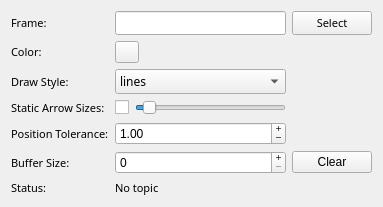
<?xml version="1.0" encoding="UTF-8"?>
<ui version="4.0">
 <class>tf_frame_config</class>
 <widget class="QWidget" name="tf_frame_config">
  <property name="geometry">
   <rect>
    <x>0</x>
    <y>0</y>
    <width>383</width>
    <height>197</height>
   </rect>
  </property>
  <property name="windowTitle">
   <string>Form</string>
  </property>
  <property name="styleSheet">
   <string notr="true"/>
  </property>
  <layout class="QGridLayout" name="gridLayout">
   <item row="1" column="0">
    <widget class="QLabel" name="label_3">
     <property name="font">
      <font>
       <family>Sans Serif</family>
       <pointsize>8</pointsize>
      </font>
     </property>
     <property name="text">
      <string>Color:</string>
     </property>
    </widget>
   </item>
   <item row="4" column="1">
    <widget class="QDoubleSpinBox" name="positiontolerance">
     <property name="sizePolicy">
      <sizepolicy hsizetype="Preferred" vsizetype="Fixed">
       <horstretch>0</horstretch>
       <verstretch>0</verstretch>
      </sizepolicy>
     </property>
     <property name="buttonSymbols">
      <enum>QAbstractSpinBox::PlusMinus</enum>
     </property>
     <property name="suffix">
      <string/>
     </property>
     <property name="value">
      <double>1.000000000000000</double>
     </property>
    </widget>
   </item>
   <item row="0" column="0">
    <widget class="QLabel" name="label">
     <property name="font">
      <font>
       <family>Sans Serif</family>
       <pointsize>8</pointsize>
      </font>
     </property>
     <property name="text">
      <string>Frame:</string>
     </property>
    </widget>
   </item>
   <item row="2" column="1">
    <widget class="QComboBox" name="drawstyle">
     <property name="maximumSize">
      <size>
       <width>16777215</width>
       <height>25</height>
      </size>
     </property>
     <property name="font">
      <font>
       <family>Sans Serif</family>
       <pointsize>9</pointsize>
      </font>
     </property>
     <item>
      <property name="text">
       <string>lines</string>
      </property>
     </item>
     <item>
      <property name="text">
       <string>points</string>
      </property>
     </item>
     <item>
      <property name="text">
       <string>arrows</string>
      </property>
     </item>
    </widget>
   </item>
   <item row="0" column="2">
    <widget class="QPushButton" name="selectframe">
        <property name="sizePolicy">
         <sizepolicy hsizetype="Fixed" vsizetype="Fixed">
          <horstretch>0</horstretch>
          <verstretch>0</verstretch>
         </sizepolicy>
        </property>
     <property name="font">
      <font>
       <family>Sans Serif</family>
       <pointsize>8</pointsize>
      </font>
     </property>
     <property name="styleSheet">
      <string notr="true"/>
     </property>
     <property name="text">
      <string>Select</string>
     </property>
    </widget>
   </item>
   <item row="1" column="1">
    <widget class="mapviz::ColorButton" name="color">
     <property name="maximumSize">
      <size>
       <width>24</width>
       <height>24</height>
      </size>
     </property>
     <property name="autoFillBackground">
      <bool>false</bool>
     </property>
     <property name="styleSheet">
      <string notr="true"/>
     </property>
     <property name="text">
      <string/>
     </property>
    </widget>
   </item>
   <item row="5" column="2">
    <widget class="QPushButton" name="buttonResetBuffer">
        <property name="sizePolicy">
         <sizepolicy hsizetype="Fixed" vsizetype="Fixed">
          <horstretch>0</horstretch>
          <verstretch>0</verstretch>
         </sizepolicy>
        </property>
     <property name="text">
      <string>Clear</string>
     </property>
    </widget>
   </item>
   <item row="6" column="0">
    <widget class="QLabel" name="label_2">
     <property name="font">
      <font>
       <family>Sans Serif</family>
       <pointsize>8</pointsize>
      </font>
     </property>
     <property name="text">
      <string>Status:</string>
     </property>
    </widget>
   </item>
   <item row="5" column="0">
    <widget class="QLabel" name="label_6">
     <property name="font">
      <font>
       <family>Sans Serif</family>
       <pointsize>8</pointsize>
      </font>
     </property>
     <property name="text">
      <string>Buffer Size:</string>
     </property>
    </widget>
   </item>
   <item row="5" column="1">
    <widget class="QSpinBox" name="buffersize">
     <property name="buttonSymbols">
      <enum>QAbstractSpinBox::PlusMinus</enum>
     </property>
     <property name="maximum">
      <number>99999999</number>
     </property>
    </widget>
   </item>
   <item row="4" column="0">
    <widget class="QLabel" name="label_4">
     <property name="font">
      <font>
       <family>Sans Serif</family>
       <pointsize>8</pointsize>
      </font>
     </property>
     <property name="text">
      <string>Position Tolerance:</string>
     </property>
    </widget>
   </item>
   <item row="6" column="1">
    <widget class="QLabel" name="status">
     <property name="font">
      <font>
       <family>Sans Serif</family>
       <pointsize>8</pointsize>
      </font>
     </property>
     <property name="styleSheet">
      <string notr="true"/>
     </property>
     <property name="text">
      <string>No topic</string>
     </property>
     <property name="wordWrap">
      <bool>true</bool>
     </property>
    </widget>
   </item>
   <item row="3" column="1">
    <layout class="QHBoxLayout" name="horizontalLayout">
     <item>
      <widget class="QCheckBox" name="static_arrow_sizes">
       <property name="text">
        <string/>
       </property>
      </widget>
     </item>
     <item>
      <widget class="QSlider" name="arrow_size">
       <property name="minimum">
        <number>1</number>
       </property>
       <property name="maximum">
        <number>500</number>
       </property>
       <property name="value">
        <number>25</number>
       </property>
       <property name="orientation">
        <enum>Qt::Horizontal</enum>
       </property>
      </widget>
     </item>
    </layout>
   </item>
   <item row="2" column="0">
    <widget class="QLabel" name="label_7">
     <property name="font">
      <font>
       <family>Sans Serif</family>
       <pointsize>8</pointsize>
      </font>
     </property>
     <property name="text">
      <string>Draw Style:</string>
     </property>
    </widget>
   </item>
   <item row="0" column="1">
    <widget class="QLineEdit" name="frame">
     <property name="font">
      <font>
       <family>Sans Serif</family>
       <pointsize>8</pointsize>
      </font>
     </property>
    </widget>
   </item>
   <item row="3" column="0">
    <widget class="QLabel" name="label_5">
     <property name="font">
      <font>
       <family>Sans Serif</family>
       <pointsize>8</pointsize>
      </font>
     </property>
     <property name="text">
      <string>Static Arrow Sizes:</string>
     </property>
    </widget>
   </item>
   <item row="7" column="1">
    <spacer name="verticalSpacer">
     <property name="orientation">
      <enum>Qt::Vertical</enum>
     </property>
     <property name="sizeHint" stdset="0">
      <size>
       <width>20</width>
       <height>40</height>
      </size>
     </property>
    </spacer>
   </item>
  </layout>
 </widget>
 <customwidgets>
  <customwidget>
   <class>mapviz::ColorButton</class>
   <extends>QPushButton</extends>
   <header location="global">mapviz/color_button.hpp</header>
  </customwidget>
 </customwidgets>
 <resources/>
 <connections/>
 <slots>
  <slot>SelectColor()</slot>
  <slot>SelectTopic()</slot>
  <slot>TopicEdited()</slot>
  <slot>PositionToleranceChanged(double)</slot>
  <slot>AngleToleranceChanged(double)</slot>
 </slots>
</ui>
